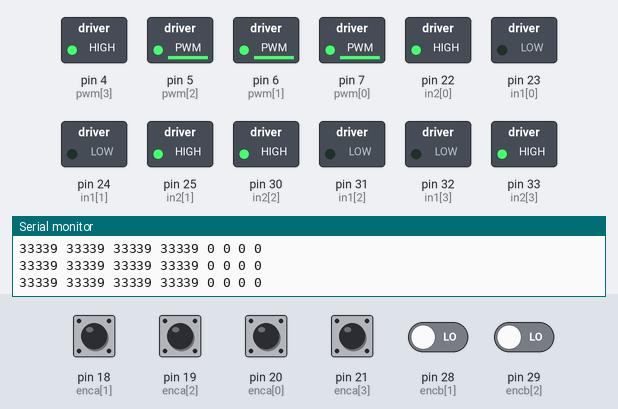
Simulated run of this sketch. Board: Arduino Mega 2560, built with avr-gcc and run on an emulated ATmega2560. On the bench: switched loads named in the sketch (green lamp = pin HIGH), the last lines printed to the serial monitor. The test bench sets the inputs (shaded band); at power-on: pin 18 (enca[1]), pin 19 (enca[2]), pin 20 (enca[0]), pin 21 (enca[3]) HIGH, pin 28 (encb[1]), pin 29 (encb[2]) LOW.

Above: at 1.2 s.
1.3 s: pin 18 (enca[1]) pulsed LOW 2 times (0.12 s each, 0.3 s apart)
At 2.0 s:
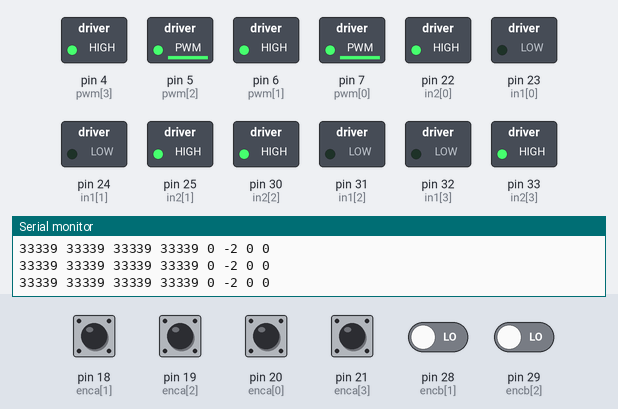
4.9 s: pin 19 (enca[2]) pulsed LOW 2 times (0.12 s each, 0.3 s apart)
At 5.19 s:
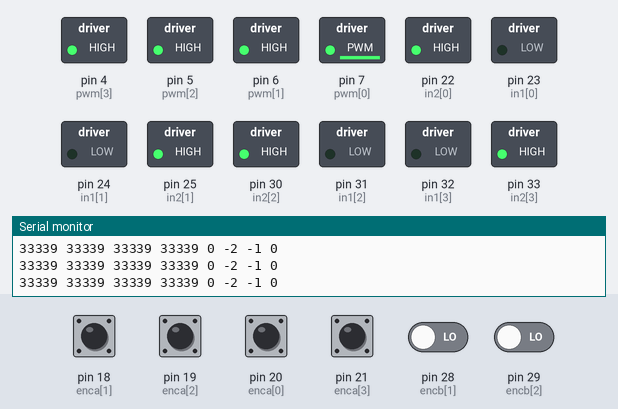
Timing chart, 0 to 7.9 s (numbered marks = the images above; inputs shaded):
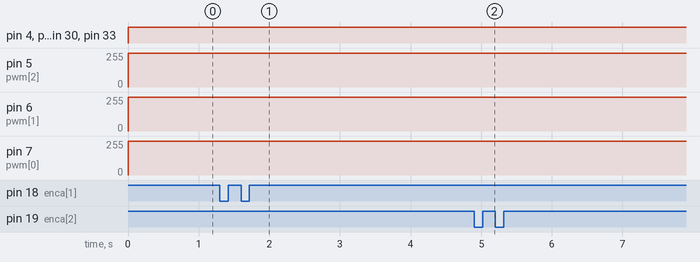

The sketch:

encoder_with_PID_3.ino
```cpp
#include <util/atomic.h>

#include <math.h>

#define one_rev 3780
#define Wheel_circum 34.5714
#define Distance 3

/*------------ CLASS ------------*/
class SimplePID{
  private:
    float kp, kd, ki, umax;
    float eprev, eintegral;

  public:
    // Default initialization list
    SimplePID() : kp(1), kd(0), ki(0), umax(255), eprev(0.0), eintegral(0.0) {}

    // Set the parameters
    void setParams(float kpIn, float kdIn, float kiIn, float umaxIn){
      kp = kpIn; kd = kdIn; ki = kiIn; umax = umaxIn;
    }

    // Evaluate the signal
    void evalu(int value, int target, float deltaT,int &pwr, int &dir){

      // error
      int e = target - value;

      float dedt = (e-eprev)/(deltaT);
      eintegral = eintegral + e*deltaT;
      float u = kp*e + kd*dedt + ki*eintegral;
      //Abhijeet code for motor sync.

      //code ends

      // motor power
      pwr = (int) fabs(u);
      if( pwr > umax ){
        pwr = umax;
      }

      // motor direction
      dir = 1;
      if(u<0){
        dir = -1;
      }

      // store previous error
      eprev = e;
      //Serial.print("  ");
      //Serial.print(u);
    }

};

/*------------ GLOBALS AND DEFINITIONS ------------*/
// Define the motors
#define NMOTORS 4
#define M0 0
#define M1 1
#define M2 2
#define M3 3
const int enca[] = {20,18,19,21};
const int encb[]= {27,28,29,26};
const int pwm[] = {7,6,5,4};
const int in1[] = {23,24,31,32};
const int in2[] = {22,25,30,33};

// Global variables
long prevT = 0;
int posPrev[] = {0,0};

// positions
volatile int posi[] = {0,0,0,0};

// PID classes
SimplePID pid[NMOTORS];


/*------------ FUNCTIONS ------------*/
void setMotor(int dir, int pwmVal, int pwm, int in1, int in2){
  analogWrite(pwm,pwmVal);
  if(dir == 1){
    digitalWrite(in1,HIGH);
    digitalWrite(in2,LOW);
  }
  else if(dir == -1){
    digitalWrite(in1,LOW);
    digitalWrite(in2,HIGH);
  }
  else{
    digitalWrite(in1,LOW);
    digitalWrite(in2,LOW);
  }
}

template <int j>
void readEncoder(){
  int b = digitalRead(encb[j]);
  if(b > 0){
    posi[j]++;
  }
  else{
    posi[j]--;
  }
}


// targets
float target_f[] = {0,0,0,0};
long target[] = {0,0,0,0};

void setTarget(float t, float deltat){

  float positionChange[4] = {0.0,0.0,0.0,0.0};
  float pulsesPerTurn = 3780;//16*18.75;
  float pulsesPerMeter = pulsesPerTurn*2.94;//3.5368;


  for(int k = 0; k < 4; k++){
    target[k] = (long) Distance*pulsesPerMeter;
  }


}

/*------------ SETUP ------------*/
void setup() {
  Serial.begin(9600);
  for(int k = 0; k < NMOTORS; k++){
    pinMode(enca[k],INPUT);
    pinMode(encb[k],INPUT);
    pinMode(pwm[k],OUTPUT);
    pinMode(in1[k],OUTPUT);
    pinMode(in2[k],OUTPUT);
    pid[k].setParams(1,0.1,0,255);
  }
  attachInterrupt(digitalPinToInterrupt(enca[M0]),readEncoder<M0>,RISING);
  attachInterrupt(digitalPinToInterrupt(enca[M1]),readEncoder<M1>,RISING);
  attachInterrupt(digitalPinToInterrupt(enca[M2]),readEncoder<M2>,RISING);
  attachInterrupt(digitalPinToInterrupt(enca[M3]),readEncoder<M3>,RISING);
}

/*------------ LOOP ------------*/
void loop() {
  long pos[4];
  // time difference
  long currT = micros();
  float deltaT = ((float) (currT - prevT))/( 1.0e6 );
  prevT = currT;
  //Serial.print(deltaT,6);
  // set target position
  setTarget(currT/1.0e6,deltaT);


  // Read the position in an atomic block to avoid a potential misread
  ATOMIC_BLOCK(ATOMIC_RESTORESTATE) {
    for(int k = 0; k < NMOTORS; k++){
      pos[k] = posi[k];
    }
  }
  int pwr[]={0,0,0,0};
  int dir[]={0,0,0,0};
  // Loop through the motors
  for(int k = 0; k < NMOTORS; k++){

    pid[k].evalu(pos[k],target[k],deltaT,pwr[k],dir[k]); // compute the position
  }
  for(int k = 0; k < NMOTORS-1; k++){
  if(pos[k]-pos[k+1]<0) {pwr[k]++;}
  else{pwr[k]--;}
  }

  for(int k = 0; k < NMOTORS; k++){
    setMotor(dir[k],pwr[k],pwm[k],in1[k],in2[k]); // signal the motor
  }

  for(int i = 0; i<4; i++){
    Serial.print(target[i]);
    Serial.print(" ");
  }
  for(int i = 0; i<4; i++){
    Serial.print(posi[i]);
    Serial.print(" ");
  }
  Serial.println();

}
```

Measured:
- after the input at 1.3 s, pin 6 (pwm[1]): 254/255 → 255/255 after 0.16 s
- after the input at 4.9 s, pin 5 (pwm[2]): 254/255 → 255/255 after 0.12 s; pin 6 (pwm[1]): 255/255 → 254/255 after 0.42 s
